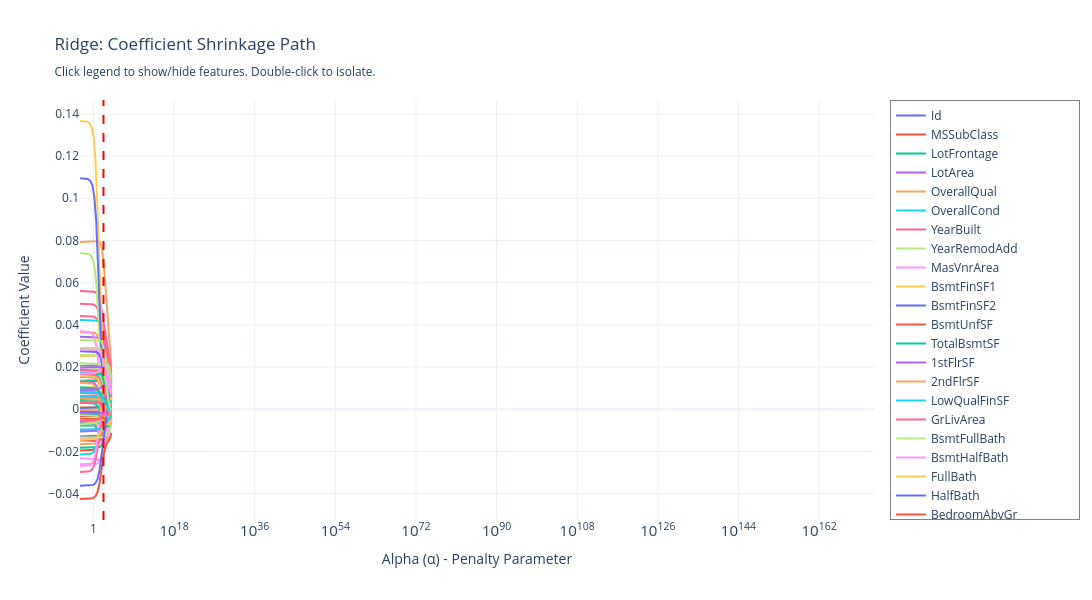

Notebook code for this chart:
### Markdown cell above
### Visualize Coefficient Shrinkage

Watch how coefficients change as we increase the penalty.

### Code cell
# Calculate coefficient paths
coef_paths = []
for alpha in alphas:
    ridge = Ridge(alpha=alpha)
    ridge.fit(X_scaled, y)
    coef_paths.append(ridge.coef_)

coef_paths = np.array(coef_paths)

# Create interactive Plotly plot
fig = go.Figure()

# Add a line for each feature
for i, feature in enumerate(X.columns):
    fig.add_trace(go.Scatter(
        x=alphas,
        y=coef_paths[:, i],
        mode='lines',
        name=feature,
        line=dict(width=2),
        hovertemplate=f'{feature}<br>Alpha: %{{x:.4f}}<br>Coefficient: %{{y:.4f}}<extra></extra>'
    ))

# Add vertical line for best alpha
fig.add_vline(
    x=ridge_cv.alpha_,
    line_dash='dash',
    line_color='red',
    annotation_text=f'Best α = {ridge_cv.alpha_:.2f}',
    annotation_position='top left'  # Changed from 'top right'
)

fig.update_xaxes(type='log', title='Alpha (α) - Penalty Parameter')
fig.update_yaxes(title='Coefficient Value')
fig.update_layout(
    title='Ridge: Coefficient Shrinkage Path<br><sub>Click legend to show/hide features. Double-click to isolate.</sub>',
    hovermode='closest',
    height=600,
    width=1200,  # Make it wider to accommodate legend
    template='plotly_white',
    showlegend=True,
    legend=dict(
        yanchor="top",
        y=1,
        xanchor="left",
        x=1.02,  # Move legend slightly more to the right
        bgcolor='rgba(255,255,255,0.8)',  # Semi-transparent background
        bordercolor='gray',
        borderwidth=1
    ),
    margin=dict(r=200)  # Add right margin for legend
)

fig.show()

print("\n📊 What you're seeing:")
print("• Coefficients shrink toward (but never reach) zero as α increases")
print("• At α = 1000, most coefficients are very small (near zero)")
print("• Beyond optimal α, the model is over-regularized")
print("\n💡 The 'bunching' near zero is normal - that's Ridge working!")

### Figure 1 — Plotly figure (JSON) as saved in the notebook; plotly's stock layout.template omitted (floating-point values rounded to 4 significant figures; data arrays with more than 128 entries replaced by an {"elided": "..."} marker saying what was removed)
{"data": [{"hovertemplate": "Id<br>Alpha: %{x:.4f}<br>Coefficient: %{y:.4f}<extra></extra>", "line": {"width": 2}, "mode": "lines", "name": "Id", "type": "scatter", "x": {"elided": "200 float values"}, "y": {"elided": "200 float values"}}, {"hovertemplate": "MSSubClass<br>Alpha: %{x:.4f}<br>Coefficient: %{y:.4f}<extra></extra>", "line": {"width": 2}, "mode": "lines", "name": "MSSubClass", "type": "scatter", "x": {"elided": "200 float values"}, "y": {"elided": "200 float values"}}, {"hovertemplate": "LotFrontage<br>Alpha: %{x:.4f}<br>Coefficient: %{y:.4f}<extra></extra>", "line": {"width": 2}, "mode": "lines", "name": "LotFrontage", "type": "scatter", "x": {"elided": "200 float values"}, "y": {"elided": "200 float values"}}, {"hovertemplate": "LotArea<br>Alpha: %{x:.4f}<br>Coefficient: %{y:.4f}<extra></extra>", "line": {"width": 2}, "mode": "lines", "name": "LotArea", "type": "scatter", "x": {"elided": "200 float values"}, "y": {"elided": "200 float values"}}, {"hovertemplate": "OverallQual<br>Alpha: %{x:.4f}<br>Coefficient: %{y:.4f}<extra></extra>", "line": {"width": 2}, "mode": "lines", "name": "OverallQual", "type": "scatter", "x": {"elided": "200 float values"}, "y": {"elided": "200 float values"}}, {"hovertemplate": "OverallCond<br>Alpha: %{x:.4f}<br>Coefficient: %{y:.4f}<extra></extra>", "line": {"width": 2}, "mode": "lines", "name": "OverallCond", "type": "scatter", "x": {"elided": "200 float values"}, "y": {"elided": "200 float values"}}, {"hovertemplate": "YearBuilt<br>Alpha: %{x:.4f}<br>Coefficient: %{y:.4f}<extra></extra>", "line": {"width": 2}, "mode": "lines", "name": "YearBuilt", "type": "scatter", "x": {"elided": "200 float values"}, "y": {"elided": "200 float values"}}, {"hovertemplate": "YearRemodAdd<br>Alpha: %{x:.4f}<br>Coefficient: %{y:.4f}<extra></extra>", "line": {"width": 2}, "mode": "lines", "name": "YearRemodAdd", "type": "scatter", "x": {"elided": "200 float values"}, "y": {"elided": "200 float values"}}, {"hovertemplate": "MasVnrArea<br>Alpha: %{x:.4f}<br>Coefficient: %{y:.4f}<extra></extra>", "line": {"width": 2}, "mode": "lines", "name": "MasVnrArea", "type": "scatter", "x": {"elided": "200 float values"}, "y": {"elided": "200 float values"}}, {"hovertemplate": "BsmtFinSF1<br>Alpha: %{x:.4f}<br>Coefficient: %{y:.4f}<extra></extra>", "line": {"width": 2}, "mode": "lines", "name": "BsmtFinSF1", "type": "scatter", "x": {"elided": "200 float values"}, "y": {"elided": "200 float values"}}, {"hovertemplate": "BsmtFinSF2<br>Alpha: %{x:.4f}<br>Coefficient: %{y:.4f}<extra></extra>", "line": {"width": 2}, "mode": "lines", "name": "BsmtFinSF2", "type": "scatter", "x": {"elided": "200 float values"}, "y": {"elided": "200 float values"}}, {"hovertemplate": "BsmtUnfSF<br>Alpha: %{x:.4f}<br>Coefficient: %{y:.4f}<extra></extra>", "line": {"width": 2}, "mode": "lines", "name": "BsmtUnfSF", "type": "scatter", "x": {"elided": "200 float values"}, "y": {"elided": "200 float values"}}, {"hovertemplate": "TotalBsmtSF<br>Alpha: %{x:.4f}<br>Coefficient: %{y:.4f}<extra></extra>", "line": {"width": 2}, "mode": "lines", "name": "TotalBsmtSF", "type": "scatter", "x": {"elided": "200 float values"}, "y": {"elided": "200 float values"}}, {"hovertemplate": "1stFlrSF<br>Alpha: %{x:.4f}<br>Coefficient: %{y:.4f}<extra></extra>", "line": {"width": 2}, "mode": "lines", "name": "1stFlrSF", "type": "scatter", "x": {"elided": "200 float values"}, "y": {"elided": "200 float values"}}, {"hovertemplate": "2ndFlrSF<br>Alpha: %{x:.4f}<br>Coefficient: %{y:.4f}<extra></extra>", "line": {"width": 2}, "mode": "lines", "name": "2ndFlrSF", "type": "scatter", "x": {"elided": "200 float values"}, "y": {"elided": "200 float values"}}, {"hovertemplate": "LowQualFinSF<br>Alpha: %{x:.4f}<br>Coefficient: %{y:.4f}<extra></extra>", "line": {"width": 2}, "mode": "lines", "name": "LowQualFinSF", "type": "scatter", "x": {"elided": "200 float values"}, "y": {"elided": "200 float values"}}, {"hovertemplate": "GrLivArea<br>Alpha: %{x:.4f}<br>Coefficient: %{y:.4f}<extra></extra>", "line": {"width": 2}, "mode": "lines", "name": "GrLivArea", "type": "scatter", "x": {"elided": "200 float values"}, "y": {"elided": "200 float values"}}, {"hovertemplate": "BsmtFullBath<br>Alpha: %{x:.4f}<br>Coefficient: %{y:.4f}<extra></extra>", "line": {"width": 2}, "mode": "lines", "name": "BsmtFullBath", "type": "scatter", "x": {"elided": "200 float values"}, "y": {"elided": "200 float values"}}, {"hovertemplate": "BsmtHalfBath<br>Alpha: %{x:.4f}<br>Coefficient: %{y:.4f}<extra></extra>", "line": {"width": 2}, "mode": "lines", "name": "BsmtHalfBath", "type": "scatter", "x": {"elided": "200 float values"}, "y": {"elided": "200 float values"}}, {"hovertemplate": "FullBath<br>Alpha: %{x:.4f}<br>Coefficient: %{y:.4f}<extra></extra>", "line": {"width": 2}, "mode": "lines", "name": "FullBath", "type": "scatter", "x": {"elided": "200 float values"}, "y": {"elided": "200 float values"}}, {"hovertemplate": "HalfBath<br>Alpha: %{x:.4f}<br>Coefficient: %{y:.4f}<extra></extra>", "line": {"width": 2}, "mode": "lines", "name": "HalfBath", "type": "scatter", "x": {"elided": "200 float values"}, "y": {"elided": "200 float values"}}, {"hovertemplate": "BedroomAbvGr<br>Alpha: %{x:.4f}<br>Coefficient: %{y:.4f}<extra></extra>", "line": {"width": 2}, "mode": "lines", "name": "BedroomAbvGr", "type": "scatter", "x": {"elided": "200 float values"}, "y": {"elided": "200 float values"}}, {"hovertemplate": "KitchenAbvGr<br>Alpha: %{x:.4f}<br>Coefficient: %{y:.4f}<extra></extra>", "line": {"width": 2}, "mode": "lines", "name": "KitchenAbvGr", "type": "scatter", "x": {"elided": "200 float values"}, "y": {"elided": "200 float values"}}, {"hovertemplate": "TotRmsAbvGrd<br>Alpha: %{x:.4f}<br>Coefficient: %{y:.4f}<extra></extra>", "line": {"width": 2}, "mode": "lines", "name": "TotRmsAbvGrd", "type": "scatter", "x": {"elided": "200 float values"}, "y": {"elided": "200 float values"}}, {"hovertemplate": "Fireplaces<br>Alpha: %{x:.4f}<br>Coefficient: %{y:.4f}<extra></extra>", "line": {"width": 2}, "mode": "lines", "name": "Fireplaces", "type": "scatter", "x": {"elided": "200 float values"}, "y": {"elided": "200 float values"}}, {"hovertemplate": "GarageYrBlt<br>Alpha: %{x:.4f}<br>Coefficient: %{y:.4f}<extra></extra>", "line": {"width": 2}, "mode": "lines", "name": "GarageYrBlt", "type": "scatter", "x": {"elided": "200 float values"}, "y": {"elided": "200 float values"}}, {"hovertemplate": "GarageCars<br>Alpha: %{x:.4f}<br>Coefficient: %{y:.4f}<extra></extra>", "line": {"width": 2}, "mode": "lines", "name": "GarageCars", "type": "scatter", "x": {"elided": "200 float values"}, "y": {"elided": "200 float values"}}, {"hovertemplate": "GarageArea<br>Alpha: %{x:.4f}<br>Coefficient: %{y:.4f}<extra></extra>", "line": {"width": 2}, "mode": "lines", "name": "GarageArea", "type": "scatter", "x": {"elided": "200 float values"}, "y": {"elided": "200 float values"}}, {"hovertemplate": "WoodDeckSF<br>Alpha: %{x:.4f}<br>Coefficient: %{y:.4f}<extra></extra>", "line": {"width": 2}, "mode": "lines", "name": "WoodDeckSF", "type": "scatter", "x": {"elided": "200 float values"}, "y": {"elided": "200 float values"}}, {"hovertemplate": "OpenPorchSF<br>Alpha: %{x:.4f}<br>Coefficient: %{y:.4f}<extra></extra>", "line": {"width": 2}, "mode": "lines", "name": "OpenPorchSF", "type": "scatter", "x": {"elided": "200 float values"}, "y": {"elided": "200 float values"}}, {"hovertemplate": "EnclosedPorch<br>Alpha: %{x:.4f}<br>Coefficient: %{y:.4f}<extra></extra>", "line": {"width": 2}, "mode": "lines", "name": "EnclosedPorch", "type": "scatter", "x": {"elided": "200 float values"}, "y": {"elided": "200 float values"}}, {"hovertemplate": "3SsnPorch<br>Alpha: %{x:.4f}<br>Coefficient: %{y:.4f}<extra></extra>", "line": {"width": 2}, "mode": "lines", "name": "3SsnPorch", "type": "scatter", "x": {"elided": "200 float values"}, "y": {"elided": "200 float values"}}, {"hovertemplate": "ScreenPorch<br>Alpha: %{x:.4f}<br>Coefficient: %{y:.4f}<extra></extra>", "line": {"width": 2}, "mode": "lines", "name": "ScreenPorch", "type": "scatter", "x": {"elided": "200 float values"}, "y": {"elided": "200 float values"}}, {"hovertemplate": "PoolArea<br>Alpha: %{x:.4f}<br>Coefficient: %{y:.4f}<extra></extra>", "line": {"width": 2}, "mode": "lines", "name": "PoolArea", "type": "scatter", "x": {"elided": "200 float values"}, "y": {"elided": "200 float values"}}, {"hovertemplate": "MiscVal<br>Alpha: %{x:.4f}<br>Coefficient: %{y:.4f}<extra></extra>", "line": {"width": 2}, "mode": "lines", "name": "MiscVal", "type": "scatter", "x": {"elided": "200 float values"}, "y": {"elided": "200 float values"}}, {"hovertemplate": "MoSold<br>Alpha: %{x:.4f}<br>Coefficient: %{y:.4f}<extra></extra>", "line": {"width": 2}, "mode": "lines", "name": "MoSold", "type": "scatter", "x": {"elided": "200 float values"}, "y": {"elided": "200 float values"}}, {"hovertemplate": "YrSold<br>Alpha: %{x:.4f}<br>Coefficient: %{y:.4f}<extra></extra>", "line": {"width": 2}, "mode": "lines", "name": "YrSold", "type": "scatter", "x": {"elided": "200 float values"}, "y": {"elided": "200 float values"}}, {"hovertemplate": "MSZoning_FV<br>Alpha: %{x:.4f}<br>Coefficient: %{y:.4f}<extra></extra>", "line": {"width": 2}, "mode": "lines", "name": "MSZoning_FV", "type": "scatter", "x": {"elided": "200 float values"}, "y": {"elided": "200 float values"}}, {"hovertemplate": "MSZoning_RH<br>Alpha: %{x:.4f}<br>Coefficient: %{y:.4f}<extra></extra>", "line": {"width": 2}, "mode": "lines", "name": "MSZoning_RH", "type": "scatter", "x": {"elided": "200 float values"}, "y": {"elided": "200 float values"}}, {"hovertemplate": "MSZoning_RL<br>Alpha: %{x:.4f}<br>Coefficient: %{y:.4f}<extra></extra>", "line": {"width": 2}, "mode": "lines", "name": "MSZoning_RL", "type": "scatter", "x": {"elided": "200 float values"}, "y": {"elided": "200 float values"}}, {"hovertemplate": "MSZoning_RM<br>Alpha: %{x:.4f}<br>Coefficient: %{y:.4f}<extra></extra>", "line": {"width": 2}, "mode": "lines", "name": "MSZoning_RM", "type": "scatter", "x": {"elided": "200 float values"}, "y": {"elided": "200 float values"}}, {"hovertemplate": "Street_Pave<br>Alpha: %{x:.4f}<br>Coefficient: %{y:.4f}<extra></extra>", "line": {"width": 2}, "mode": "lines", "name": "Street_Pave", "type": "scatter", "x": {"elided": "200 float values"}, "y": {"elided": "200 float values"}}, {"hovertemplate": "LotShape_IR2<br>Alpha: %{x:.4f}<br>Coefficient: %{y:.4f}<extra></extra>", "line": {"width": 2}, "mode": "lines", "name": "LotShape_IR2", "type": "scatter", "x": {"elided": "200 float values"}, "y": {"elided": "200 float values"}}, {"hovertemplate": "LotShape_IR3<br>Alpha: %{x:.4f}<br>Coefficient: %{y:.4f}<extra></extra>", "line": {"width": 2}, "mode": "lines", "name": "LotShape_IR3", "type": "scatter", "x": {"elided": "200 float values"}, "y": {"elided": "200 float values"}}, {"hovertemplate": "LotShape_Reg<br>Alpha: %{x:.4f}<br>Coefficient: %{y:.4f}<extra></extra>", "line": {"width": 2}, "mode": "lines", "name": "LotShape_Reg", "type": "scatter", "x": {"elided": "200 float values"}, "y": {"elided": "200 float values"}}, {"hovertemplate": "LandContour_HLS<br>Alpha: %{x:.4f}<br>Coefficient: %{y:.4f}<extra></extra>", "line": {"width": 2}, "mode": "lines", "name": "LandContour_HLS", "type": "scatter", "x": {"elided": "200 float values"}, "y": {"elided": "200 float values"}}, {"hovertemplate": "LandContour_Low<br>Alpha: %{x:.4f}<br>Coefficient: %{y:.4f}<extra></extra>", "line": {"width": 2}, "mode": "lines", "name": "LandContour_Low", "type": "scatter", "x": {"elided": "200 float values"}, "y": {"elided": "200 float values"}}, {"hovertemplate": "LandContour_Lvl<br>Alpha: %{x:.4f}<br>Coefficient: %{y:.4f}<extra></extra>", "line": {"width": 2}, "mode": "lines", "name": "LandContour_Lvl", "type": "scatter", "x": {"elided": "200 float values"}, "y": {"elided": "200 float values"}}, {"hovertemplate": "LotConfig_CulDSac<br>Alpha: %{x:.4f}<br>Coefficient: %{y:.4f}<extra></extra>", "line": {"width": 2}, "mode": "lines", "name": "LotConfig_CulDSac", "type": "scatter", "x": {"elided": "200 float values"}, "y": {"elided": "200 float values"}}, {"hovertemplate": "LotConfig_FR2<br>Alpha: %{x:.4f}<br>Coefficient: %{y:.4f}<extra></extra>", "line": {"width": 2}, "mode": "lines", "name": "LotConfig_FR2", "type": "scatter", "x": {"elided": "200 float values"}, "y": {"elided": "200 float values"}}, {"hovertemplate": "LotConfig_FR3<br>Alpha: %{x:.4f}<br>Coefficient: %{y:.4f}<extra></extra>", "line": {"width": 2}, "mode": "lines", "name": "LotConfig_FR3", "type": "scatter", "x": {"elided": "200 float values"}, "y": {"elided": "200 float values"}}, {"hovertemplate": "LotConfig_Inside<br>Alpha: %{x:.4f}<br>Coefficient: %{y:.4f}<extra></extra>", "line": {"width": 2}, "mode": "lines", "name": "LotConfig_Inside", "type": "scatter", "x": {"elided": "200 float values"}, "y": {"elided": "200 float values"}}, {"hovertemplate": "Neighborhood_Blueste<br>Alpha: %{x:.4f}<br>Coefficient: %{y:.4f}<extra></extra>", "line": {"width": 2}, "mode": "lines", "name": "Neighborhood_Blueste", "type": "scatter", "x": {"elided": "200 float values"}, "y": {"elided": "200 float values"}}, {"hovertemplate": "Neighborhood_BrDale<br>Alpha: %{x:.4f}<br>Coefficient: %{y:.4f}<extra></extra>", "line": {"width": 2}, "mode": "lines", "name": "Neighborhood_BrDale", "type": "scatter", "x": {"elided": "200 float values"}, "y": {"elided": "200 float values"}}, {"hovertemplate": "Neighborhood_BrkSide<br>Alpha: %{x:.4f}<br>Coefficient: %{y:.4f}<extra></extra>", "line": {"width": 2}, "mode": "lines", "name": "Neighborhood_BrkSide", "type": "scatter", "x": {"elided": "200 float values"}, "y": {"elided": "200 float values"}}, {"hovertemplate": "Neighborhood_ClearCr<br>Alpha: %{x:.4f}<br>Coefficient: %{y:.4f}<extra></extra>", "line": {"width": 2}, "mode": "lines", "name": "Neighborhood_ClearCr", "type": "scatter", "x": {"elided": "200 float values"}, "y": {"elided": "200 float values"}}, {"hovertemplate": "Neighborhood_CollgCr<br>Alpha: %{x:.4f}<br>Coefficient: %{y:.4f}<extra></extra>", "line": {"width": 2}, "mode": "lines", "name": "Neighborhood_CollgCr", "type": "scatter", "x": {"elided": "200 float values"}, "y": {"elided": "200 float values"}}, {"hovertemplate": "Neighborhood_Crawfor<br>Alpha: %{x:.4f}<br>Coefficient: %{y:.4f}<extra></extra>", "line": {"width": 2}, "mode": "lines", "name": "Neighborhood_Crawfor", "type": "scatter", "x": {"elided": "200 float values"}, "y": {"elided": "200 float values"}}, {"hovertemplate": "Neighborhood_Edwards<br>Alpha: %{x:.4f}<br>Coefficient: %{y:.4f}<extra></extra>", "line": {"width": 2}, "mode": "lines", "name": "Neighborhood_Edwards", "type": "scatter", "x": {"elided": "200 float values"}, "y": {"elided": "200 float values"}}, {"hovertemplate": "Neighborhood_Gilbert<br>Alpha: %{x:.4f}<br>Coefficient: %{y:.4f}<extra></extra>", "line": {"width": 2}, "mode": "lines", "name": "Neighborhood_Gilbert", "type": "scatter", "x": {"elided": "200 float values"}, "y": {"elided": "200 float values"}}, {"hovertemplate": "Neighborhood_IDOTRR<br>Alpha: %{x:.4f}<br>Coefficient: %{y:.4f}<extra></extra>", "line": {"width": 2}, "mode": "lines", "name": "Neighborhood_IDOTRR", "type": "scatter", "x": {"elided": "200 float values"}, "y": {"elided": "200 float values"}}, {"hovertemplate": "Neighborhood_MeadowV<br>Alpha: %{x:.4f}<br>Coefficient: %{y:.4f}<extra></extra>", "line": {"width": 2}, "mode": "lines", "name": "Neighborhood_MeadowV", "type": "scatter", "x": {"elided": "200 float values"}, "y": {"elided": "200 float values"}}, {"hovertemplate": "Neighborhood_Mitchel<br>Alpha: %{x:.4f}<br>Coefficient: %{y:.4f}<extra></extra>", "line": {"width": 2}, "mode": "lines", "name": "Neighborhood_Mitchel", "type": "scatter", "x": {"elided": "200 float values"}, "y": {"elided": "200 float values"}}, {"hovertemplate": "Neighborhood_NAmes<br>Alpha: %{x:.4f}<br>Coefficient: %{y:.4f}<extra></extra>", "line": {"width": 2}, "mode": "lines", "name": "Neighborhood_NAmes", "type": "scatter", "x": {"elided": "200 float values"}, "y": {"elided": "200 float values"}}, {"hovertemplate": "Neighborhood_NPkVill<br>Alpha: %{x:.4f}<br>Coefficient: %{y:.4f}<extra></extra>", "line": {"width": 2}, "mode": "lines", "name": "Neighborhood_NPkVill", "type": "scatter", "x": {"elided": "200 float values"}, "y": {"elided": "200 float values"}}, {"hovertemplate": "Neighborhood_NWAmes<br>Alpha: %{x:.4f}<br>Coefficient: %{y:.4f}<extra></extra>", "line": {"width": 2}, "mode": "lines", "name": "Neighborhood_NWAmes", "type": "scatter", "x": {"elided": "200 float values"}, "y": {"elided": "200 float values"}}, {"hovertemplate": "Neighborhood_NoRidge<br>Alpha: %{x:.4f}<br>Coefficient: %{y:.4f}<extra></extra>", "line": {"width": 2}, "mode": "lines", "name": "Neighborhood_NoRidge", "type": "scatter", "x": {"elided": "200 float values"}, "y": {"elided": "200 float values"}}, {"hovertemplate": "Neighborhood_NridgHt<br>Alpha: %{x:.4f}<br>Coefficient: %{y:.4f}<extra></extra>", "line": {"width": 2}, "mode": "lines", "name": "Neighborhood_NridgHt", "type": "scatter", "x": {"elided": "200 float values"}, "y": {"elided": "200 float values"}}, {"hovertemplate": "Neighborhood_OldTown<br>Alpha: %{x:.4f}<br>Coefficient: %{y:.4f}<extra></extra>", "line": {"width": 2}, "mode": "lines", "name": "Neighborhood_OldTown", "type": "scatter", "x": {"elided": "200 float values"}, "y": {"elided": "200 float values"}}, {"hovertemplate": "Neighborhood_SWISU<br>Alpha: %{x:.4f}<br>Coefficient: %{y:.4f}<extra></extra>", "line": {"width": 2}, "mode": "lines", "name": "Neighborhood_SWISU", "type": "scatter", "x": {"elided": "200 float values"}, "y": {"elided": "200 float values"}}, {"hovertemplate": "Neighborhood_Sawyer<br>Alpha: %{x:.4f}<br>Coefficient: %{y:.4f}<extra></extra>", "line": {"width": 2}, "mode": "lines", "name": "Neighborhood_Sawyer", "type": "scatter", "x": {"elided": "200 float values"}, "y": {"elided": "200 float values"}}, {"hovertemplate": "Neighborhood_SawyerW<br>Alpha: %{x:.4f}<br>Coefficient: %{y:.4f}<extra></extra>", "line": {"width": 2}, "mode": "lines", "name": "Neighborhood_SawyerW", "type": "scatter", "x": {"elided": "200 float values"}, "y": {"elided": "200 float values"}}, {"hovertemplate": "Neighborhood_Somerst<br>Alpha: %{x:.4f}<br>Coefficient: %{y:.4f}<extra></extra>", "line": {"width": 2}, "mode": "lines", "name": "Neighborhood_Somerst", "type": "scatter", "x": {"elided": "200 float values"}, "y": {"elided": "200 float values"}}, {"hovertemplate": "Neighborhood_StoneBr<br>Alpha: %{x:.4f}<br>Coefficient: %{y:.4f}<extra></extra>", "line": {"width": 2}, "mode": "lines", "name": "Neighborhood_StoneBr", "type": "scatter", "x": {"elided": "200 float values"}, "y": {"elided": "200 float values"}}, {"hovertemplate": "Neighborhood_Timber<br>Alpha: %{x:.4f}<br>Coefficient: %{y:.4f}<extra></extra>", "line": {"width": 2}, "mode": "lines", "name": "Neighborhood_Timber", "type": "scatter", "x": {"elided": "200 float values"}, "y": {"elided": "200 float values"}}, {"hovertemplate": "Neighborhood_Veenker<br>Alpha: %{x:.4f}<br>Coefficient: %{y:.4f}<extra></extra>", "line": {"width": 2}, "mode": "lines", "name": "Neighborhood_Veenker", "type": "scatter", "x": {"elided": "200 float values"}, "y": {"elided": "200 float values"}}, {"hovertemplate": "BldgType_2fmCon<br>Alpha: %{x:.4f}<br>Coefficient: %{y:.4f}<extra></extra>", "line": {"width": 2}, "mode": "lines", "name": "BldgType_2fmCon", "type": "scatter", "x": {"elided": "200 float values"}, "y": {"elided": "200 float values"}}, {"hovertemplate": "BldgType_Duplex<br>Alpha: %{x:.4f}<br>Coefficient: %{y:.4f}<extra></extra>", "line": {"width": 2}, "mode": "lines", "name": "BldgType_Duplex", "type": "scatter", "x": {"elided": "200 float values"}, "y": {"elided": "200 float values"}}, {"hovertemplate": "BldgType_Twnhs<br>Alpha: %{x:.4f}<br>Coefficient: %{y:.4f}<extra></extra>", "line": {"width": 2}, "mode": "lines", "name": "BldgType_Twnhs", "type": "scatter", "x": {"elided": "200 float values"}, "y": {"elided": "200 float values"}}, {"hovertemplate": "BldgType_TwnhsE<br>Alpha: %{x:.4f}<br>Coefficient: %{y:.4f}<extra></extra>", "line": {"width": 2}, "mode": "lines", "name": "BldgType_TwnhsE", "type": "scatter", "x": {"elided": "200 float values"}, "y": {"elided": "200 float values"}}, {"hovertemplate": "HouseStyle_1.5Unf<br>Alpha: %{x:.4f}<br>Coefficient: %{y:.4f}<extra></extra>", "line": {"width": 2}, "mode": "lines", "name": "HouseStyle_1.5Unf", "type": "scatter", "x": {"elided": "200 float values"}, "y": {"elided": "200 float values"}}, {"hovertemplate": "HouseStyle_1Story<br>Alpha: %{x:.4f}<br>Coefficient: %{y:.4f}<extra></extra>", "line": {"width": 2}, "mode": "lines", "name": "HouseStyle_1Story", "type": "scatter", "x": {"elided": "200 float values"}, "y": {"elided": "200 float values"}}, {"hovertemplate": "HouseStyle_2.5Fin<br>Alpha: %{x:.4f}<br>Coefficient: %{y:.4f}<extra></extra>", "line": {"width": 2}, "mode": "lines", "name": "HouseStyle_2.5Fin", "type": "scatter", "x": {"elided": "200 float values"}, "y": {"elided": "200 float values"}}, {"hovertemplate": "HouseStyle_2.5Unf<br>Alpha: %{x:.4f}<br>Coefficient: %{y:.4f}<extra></extra>", "line": {"width": 2}, "mode": "lines", "name": "HouseStyle_2.5Unf", "type": "scatter", "x": {"elided": "200 float values"}, "y": {"elided": "200 float values"}}, {"hovertemplate": "HouseStyle_2Story<br>Alpha: %{x:.4f}<br>Coefficient: %{y:.4f}<extra></extra>", "line": {"width": 2}, "mode": "lines", "name": "HouseStyle_2Story", "type": "scatter", "x": {"elided": "200 float values"}, "y": {"elided": "200 float values"}}, {"hovertemplate": "HouseStyle_SFoyer<br>Alpha: %{x:.4f}<br>Coefficient: %{y:.4f}<extra></extra>", "line": {"width": 2}, "mode": "lines", "name": "HouseStyle_SFoyer", "type": "scatter", "x": {"elided": "200 float values"}, "y": {"elided": "200 float values"}}, {"hovertemplate": "HouseStyle_SLvl<br>Alpha: %{x:.4f}<br>Coefficient: %{y:.4f}<extra></extra>", "line": {"width": 2}, "mode": "lines", "name": "HouseStyle_SLvl", "type": "scatter", "x": {"elided": "200 float values"}, "y": {"elided": "200 float values"}}, {"hovertemplate": "RoofStyle_Gable<br>Alpha: %{x:.4f}<br>Coefficient: %{y:.4f}<extra></extra>", "line": {"width": 2}, "mode": "lines", "name": "RoofStyle_Gable", "type": "scatter", "x": {"elided": "200 float values"}, "y": {"elided": "200 float values"}}, {"hovertemplate": "RoofStyle_Gambrel<br>Alpha: %{x:.4f}<br>Coefficient: %{y:.4f}<extra></extra>", "line": {"width": 2}, "mode": "lines", "name": "RoofStyle_Gambrel", "type": "scatter", "x": {"elided": "200 float values"}, "y": {"elided": "200 float values"}}, {"hovertemplate": "RoofStyle_Hip<br>Alpha: %{x:.4f}<br>Coefficient: %{y:.4f}<extra></extra>", "line": {"width": 2}, "mode": "lines", "name": "RoofStyle_Hip", "type": "scatter", "x": {"elided": "200 float values"}, "y": {"elided": "200 float values"}}, {"hovertemplate": "RoofStyle_Mansard<br>Alpha: %{x:.4f}<br>Coefficient: %{y:.4f}<extra></extra>", "line": {"width": 2}, "mode": "lines", "name": "RoofStyle_Mansard", "type": "scatter", "x": {"elided": "200 float values"}, "y": {"elided": "200 float values"}}, {"hovertemplate": "RoofStyle_Shed<br>Alpha: %{x:.4f}<br>Coefficient: %{y:.4f}<extra></extra>", "line": {"width": 2}, "mode": "lines", "name": "RoofStyle_Shed", "type": "scatter", "x": {"elided": "200 float values"}, "y": {"elided": "200 float values"}}, {"hovertemplate": "ExterQual_Fa<br>Alpha: %{x:.4f}<br>Coefficient: %{y:.4f}<extra></extra>", "line": {"width": 2}, "mode": "lines", "name": "ExterQual_Fa", "type": "scatter", "x": {"elided": "200 float values"}, "y": {"elided": "200 float values"}}, {"hovertemplate": "ExterQual_Gd<br>Alpha: %{x:.4f}<br>Coefficient: %{y:.4f}<extra></extra>", "line": {"width": 2}, "mode": "lines", "name": "ExterQual_Gd", "type": "scatter", "x": {"elided": "200 float values"}, "y": {"elided": "200 float values"}}, {"hovertemplate": "ExterQual_TA<br>Alpha: %{x:.4f}<br>Coefficient: %{y:.4f}<extra></extra>", "line": {"width": 2}, "mode": "lines", "name": "ExterQual_TA", "type": "scatter", "x": {"elided": "200 float values"}, "y": {"elided": "200 float values"}}, {"hovertemplate": "ExterCond_Fa<br>Alpha: %{x:.4f}<br>Coefficient: %{y:.4f}<extra></extra>", "line": {"width": 2}, "mode": "lines", "name": "ExterCond_Fa", "type": "scatter", "x": {"elided": "200 float values"}, "y": {"elided": "200 float values"}}, {"hovertemplate": "ExterCond_Gd<br>Alpha: %{x:.4f}<br>Coefficient: %{y:.4f}<extra></extra>", "line": {"width": 2}, "mode": "lines", "name": "ExterCond_Gd", "type": "scatter", "x": {"elided": "200 float values"}, "y": {"elided": "200 float values"}}, {"hovertemplate": "ExterCond_Po<br>Alpha: %{x:.4f}<br>Coefficient: %{y:.4f}<extra></extra>", "line": {"width": 2}, "mode": "lines", "name": "ExterCond_Po", "type": "scatter", "x": {"elided": "200 float values"}, "y": {"elided": "200 float values"}}, {"hovertemplate": "ExterCond_TA<br>Alpha: %{x:.4f}<br>Coefficient: %{y:.4f}<extra></extra>", "line": {"width": 2}, "mode": "lines", "name": "ExterCond_TA", "type": "scatter", "x": {"elided": "200 float values"}, "y": {"elided": "200 float values"}}, {"hovertemplate": "Foundation_CBlock<br>Alpha: %{x:.4f}<br>Coefficient: %{y:.4f}<extra></extra>", "line": {"width": 2}, "mode": "lines", "name": "Foundation_CBlock", "type": "scatter", "x": {"elided": "200 float values"}, "y": {"elided": "200 float values"}}, {"hovertemplate": "Foundation_PConc<br>Alpha: %{x:.4f}<br>Coefficient: %{y:.4f}<extra></extra>", "line": {"width": 2}, "mode": "lines", "name": "Foundation_PConc", "type": "scatter", "x": {"elided": "200 float values"}, "y": {"elided": "200 float values"}}, {"hovertemplate": "Foundation_Slab<br>Alpha: %{x:.4f}<br>Coefficient: %{y:.4f}<extra></extra>", "line": {"width": 2}, "mode": "lines", "name": "Foundation_Slab", "type": "scatter", "x": {"elided": "200 float values"}, "y": {"elided": "200 float values"}}, {"hovertemplate": "Foundation_Stone<br>Alpha: %{x:.4f}<br>Coefficient: %{y:.4f}<extra></extra>", "line": {"width": 2}, "mode": "lines", "name": "Foundation_Stone", "type": "scatter", "x": {"elided": "200 float values"}, "y": {"elided": "200 float values"}}, {"hovertemplate": "Foundation_Wood<br>Alpha: %{x:.4f}<br>Coefficient: %{y:.4f}<extra></extra>", "line": {"width": 2}, "mode": "lines", "name": "Foundation_Wood", "type": "scatter", "x": {"elided": "200 float values"}, "y": {"elided": "200 float values"}}, {"hovertemplate": "HeatingQC_Fa<br>Alpha: %{x:.4f}<br>Coefficient: %{y:.4f}<extra></extra>", "line": {"width": 2}, "mode": "lines", "name": "HeatingQC_Fa", "type": "scatter", "x": {"elided": "200 float values"}, "y": {"elided": "200 float values"}}, {"hovertemplate": "HeatingQC_Gd<br>Alpha: %{x:.4f}<br>Coefficient: %{y:.4f}<extra></extra>", "line": {"width": 2}, "mode": "lines", "name": "HeatingQC_Gd", "type": "scatter", "x": {"elided": "200 float values"}, "y": {"elided": "200 float values"}}, {"hovertemplate": "HeatingQC_Po<br>Alpha: %{x:.4f}<br>Coefficient: %{y:.4f}<extra></extra>", "line": {"width": 2}, "mode": "lines", "name": "HeatingQC_Po", "type": "scatter", "x": {"elided": "200 float values"}, "y": {"elided": "200 float values"}}, {"hovertemplate": "HeatingQC_TA<br>Alpha: %{x:.4f}<br>Coefficient: %{y:.4f}<extra></extra>", "line": {"width": 2}, "mode": "lines", "name": "HeatingQC_TA", "type": "scatter", "x": {"elided": "200 float values"}, "y": {"elided": "200 float values"}}, {"hovertemplate": "CentralAir_Y<br>Alpha: %{x:.4f}<br>Coefficient: %{y:.4f}<extra></extra>", "line": {"width": 2}, "mode": "lines", "name": "CentralAir_Y", "type": "scatter", "x": {"elided": "200 float values"}, "y": {"elided": "200 float values"}}, {"hovertemplate": "KitchenQual_Fa<br>Alpha: %{x:.4f}<br>Coefficient: %{y:.4f}<extra></extra>", "line": {"width": 2}, "mode": "lines", "name": "KitchenQual_Fa", "type": "scatter", "x": {"elided": "200 float values"}, "y": {"elided": "200 float values"}}, {"hovertemplate": "KitchenQual_Gd<br>Alpha: %{x:.4f}<br>Coefficient: %{y:.4f}<extra></extra>", "line": {"width": 2}, "mode": "lines", "name": "KitchenQual_Gd", "type": "scatter", "x": {"elided": "200 float values"}, "y": {"elided": "200 float values"}}, {"hovertemplate": "KitchenQual_TA<br>Alpha: %{x:.4f}<br>Coefficient: %{y:.4f}<extra></extra>", "line": {"width": 2}, "mode": "lines", "name": "KitchenQual_TA", "type": "scatter", "x": {"elided": "200 float values"}, "y": {"elided": "200 float values"}}, {"hovertemplate": "PavedDrive_P<br>Alpha: %{x:.4f}<br>Coefficient: %{y:.4f}<extra></extra>", "line": {"width": 2}, "mode": "lines", "name": "PavedDrive_P", "type": "scatter", "x": {"elided": "200 float values"}, "y": {"elided": "200 float values"}}, {"hovertemplate": "PavedDrive_Y<br>Alpha: %{x:.4f}<br>Coefficient: %{y:.4f}<extra></extra>", "line": {"width": 2}, "mode": "lines", "name": "PavedDrive_Y", "type": "scatter", "x": {"elided": "200 float values"}, "y": {"elided": "200 float values"}}, {"hovertemplate": "SaleCondition_AdjLand<br>Alpha: %{x:.4f}<br>Coefficient: %{y:.4f}<extra></extra>", "line": {"width": 2}, "mode": "lines", "name": "SaleCondition_AdjLand", "type": "scatter", "x": {"elided": "200 float values"}, "y": {"elided": "200 float values"}}, {"hovertemplate": "SaleCondition_Alloca<br>Alpha: %{x:.4f}<br>Coefficient: %{y:.4f}<extra></extra>", "line": {"width": 2}, "mode": "lines", "name": "SaleCondition_Alloca", "type": "scatter", "x": {"elided": "200 float values"}, "y": {"elided": "200 float values"}}, {"hovertemplate": "SaleCondition_Family<br>Alpha: %{x:.4f}<br>Coefficient: %{y:.4f}<extra></extra>", "line": {"width": 2}, "mode": "lines", "name": "SaleCondition_Family", "type": "scatter", "x": {"elided": "200 float values"}, "y": {"elided": "200 float values"}}, {"hovertemplate": "SaleCondition_Normal<br>Alpha: %{x:.4f}<br>Coefficient: %{y:.4f}<extra></extra>", "line": {"width": 2}, "mode": "lines", "name": "SaleCondition_Normal", "type": "scatter", "x": {"elided": "200 float values"}, "y": {"elided": "200 float values"}}, {"hovertemplate": "SaleCondition_Partial<br>Alpha: %{x:.4f}<br>Coefficient: %{y:.4f}<extra></extra>", "line": {"width": 2}, "mode": "lines", "name": "SaleCondition_Partial", "type": "scatter", "x": {"elided": "200 float values"}, "y": {"elided": "200 float values"}}], "layout": {"annotations": [{"showarrow": false, "text": "Best α = 174.26", "x": 174.3, "xanchor": "right", "xref": "x", "y": 1, "yanchor": "top", "yref": "y domain"}], "height": 600, "hovermode": "closest", "legend": {"bgcolor": "rgba(255,255,255,0.8)", "bordercolor": "gray", "borderwidth": 1, "x": 1.02, "xanchor": "left", "y": 1, "yanchor": "top"}, "margin": {"r": 200}, "shapes": [{"line": {"color": "red", "dash": "dash"}, "type": "line", "x0": 174.3, "x1": 174.3, "xref": "x", "y0": 0, "y1": 1, "yref": "y domain"}], "showlegend": true, "title": {"text": "Ridge: Coefficient Shrinkage Path<br><sub>Click legend to show/hide features. Double-click to isolate.</sub>"}, "width": 1200, "xaxis": {"title": {"text": "Alpha (α) - Penalty Parameter"}, "type": "log"}, "yaxis": {"title": {"text": "Coefficient Value"}}}}
